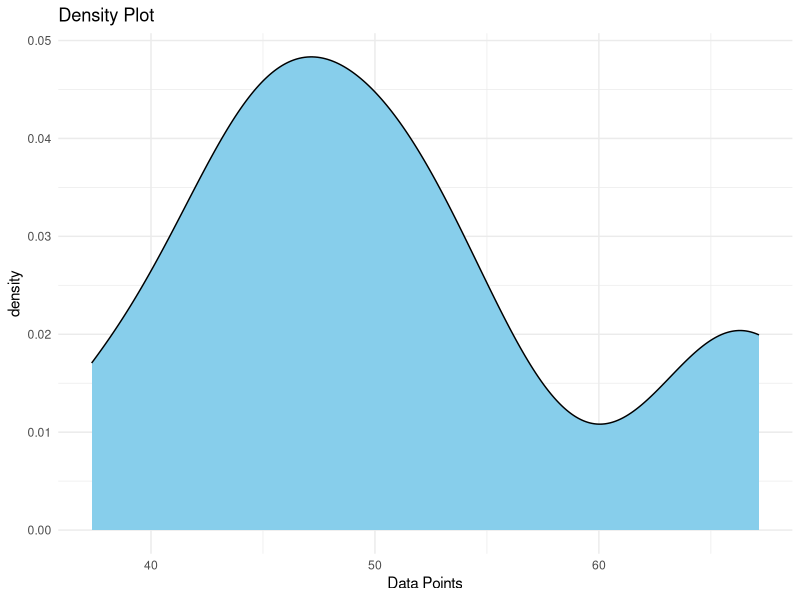

The R script that drew this image:
#!/usr/bin/env Rscript
# this script does what?
library(ggplot2)
library(Cairo)

# More of a general enquiry into density plots.
# I particular wonder if smoothing functions are used to make them look better
# try chatgpt
# Here's ggplot
# ggplot2 density plot
# 
# To create a density plot using ggplot2 in R, we'll first need to install the package (if you haven't done it already) and then create the plot. We'll use a sample dataset to demonstrate the density plot. In this example, let's create a density plot for a random set of data.
# 
# Load the ggplot2 package
library(ggplot2)

# Generate a random dataset with <#yourchoice> data points
howmanydps <- 10
set.seed(123)
random_data <- rnorm(howmanydps, mean = 50, sd = 10)

# Create a density plot using ggplot2
p <- ggplot(data = data.frame(x = random_data), aes(x = x)) +
      geom_density(fill = "skyblue", color = "black") +
        labs(title = "Density Plot", x = "Data Points") +
          theme_minimal()

#Chatgpt's explanation:
# In this example, we generated a random dataset of 100 data points from a normal distribution with a mean of 50 and a standard deviation of 10. Then, we used ggplot2 to create a density plot using geom_density().
# 
# The aes() function is used to specify the aesthetics, and we map the variable x (our data points) to the x-axis. We use geom_density() to add the density layer to the plot, with fill = "skyblue" specifying the color of the density area and color = "black" specifying the color of the outline.
# 
# We also set the plot title and label for the x-axis using labs(), and we use theme_minimal() to set a minimalistic theme for the plot. Of course, you can customize the plot further by adding other ggplot2 elements like axes labels, legends, etc., depending on your specific needs and preferences.


# So, is there smoothing going on?  You bet! But there is also a bit more too.
# perhaps the number bins are normalised too.
# Caire image template
CairoPNG("dens1.png", 800, 800)
show(p)
dev.off()
